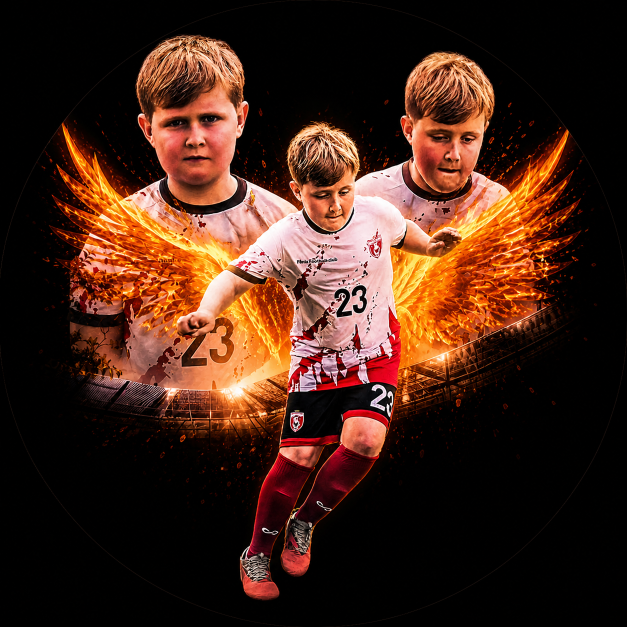
#> input picture fenix-football-wallpaper/original.jpg, 1254 x 1254 px, given in place of original.png, which was not available (shown at 1/2 size)
$ python enhance_original.py
#> lines starting #> are read from the running program, lines starting #| are printed output that depends on the picture; after the words box and inside, x2 and y2 are one past the last pixel; in counts of white or black regions, pixels touching at a corner belong together; pictures that were not available may be replaced by others from this repository, and a replacement may not be noted
#!/usr/bin/env python3
"""Professionally enhance the user's Fenix Football photo for iPhone 17 Pro Max."""

from __future__ import annotations

import sys
from pathlib import Path

import numpy as np
from PIL import Image, ImageChops, ImageDraw, ImageEnhance, ImageFilter, ImageOps

TARGET_W, TARGET_H = 1320, 2868
OUT_DIR = Path(__file__).resolve().parent


def find_original() -> Path:
    for name in ("original.png", "original.jpg", "original.jpeg", "original.webp"):
        path = OUT_DIR / name
        if path.exists():
            return path
#> in main, src is the input picture: PIL image 1254x1254 RGB; mean R, G, B 67.9, 37.6, 24.4
#| Source: (1254, 1254)
    raise FileNotFoundError("Add your photo as fenix-football-wallpaper/original.jpg")


def fit_portrait(
    src: Image.Image,
    width_pct: float = 0.72,
    height_pct: float = 0.48,
    vertical_anchor: float = 0.44,
) -> Image.Image:
    """
    Place artwork on portrait canvas.

    vertical_anchor: 0 = top, 0.5 = centre, 1 = bottom.
    Default 0.44 balances lock screen (clock at top) and home screen (icons mid).
    """
    max_w = int(TARGET_W * width_pct)
    max_h = int(TARGET_H * height_pct)
    scale = min(max_w / src.width, max_h / src.height)
    w, h = max(1, int(src.width * scale)), max(1, int(src.height * scale))
    artwork = src.resize((w, h), Image.Resampling.LANCZOS)

    canvas = Image.new("RGB", (TARGET_W, TARGET_H), (0, 0, 0))
    x = (TARGET_W - w) // 2
    free_y = TARGET_H - h
    y = int(free_y * vertical_anchor)
    canvas.paste(artwork, (x, y))
    return canvas


def rgb_to_hsv(arr: np.ndarray) -> np.ndarray:
    arr = arr.astype(np.float32) / 255.0
    r, g, b = arr[..., 0], arr[..., 1], arr[..., 2]
    mx = np.max(arr, axis=-1)
    mn = np.min(arr, axis=-1)
    diff = mx - mn + 1e-6
    h = np.zeros_like(mx)
    mask = mx == r
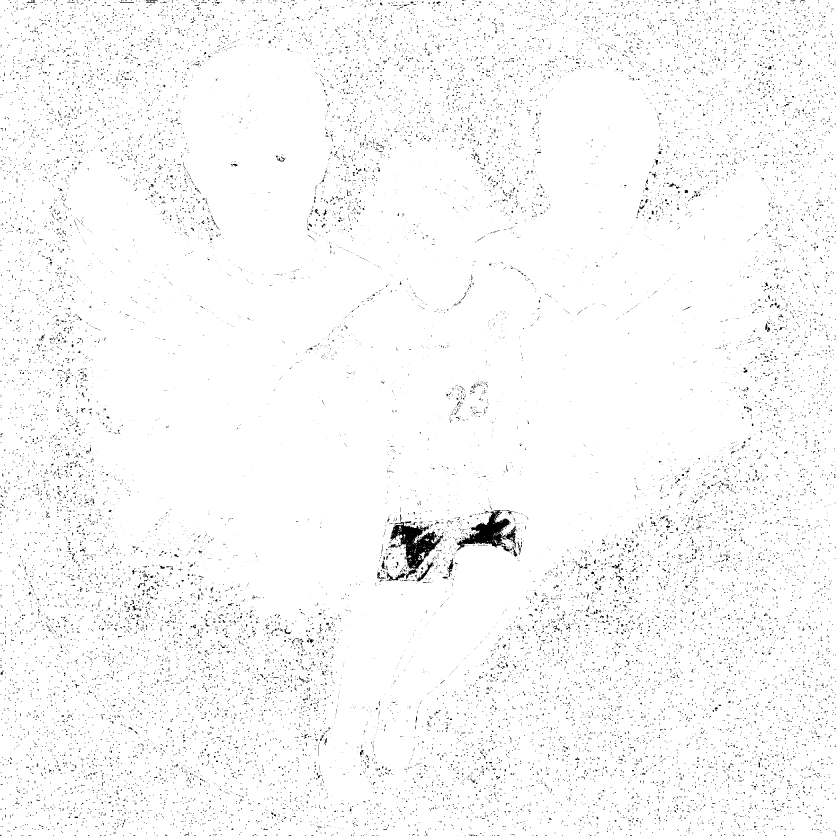
#> mask: shape (2508, 2508) bool (shown at 1/3 size); 97.6% white; black in thin lines or dots
    h[mask] = ((g - b)[mask] / diff[mask]) % 6
    mask = mx == g
#> mask: shape (2508, 2508) bool; 48.1% white; 5470 white regions (4846 under 20 px), largest, box (x1, y1, x2, y2) and area: (0, 627, 2508, 2508) 1321269, (636, 3, 2237, 703) 390834, (1368, 1422, 2508, 2508) 295971
    h[mask] = ((b - r)[mask] / diff[mask]) + 2
    mask = mx == b
#> mask: shape (2508, 2508) bool; 45.8% white; 5047 white regions (4420 under 20 px), largest, box (x1, y1, x2, y2) and area: (0, 632, 2508, 2508) 1243791, (293, 3, 2235, 702) 418373, (1374, 1390, 2508, 2508) 282852
    h[mask] = ((r - g)[mask] / diff[mask]) + 4
    h = h / 6.0
    s = diff / (mx + 1e-6)
    v = mx
    return np.stack([h, s, v], axis=-1)
#> in professional_grade, `warm = ((h < 0.12) | (h > 0.92)) & (s > 0.15) & (v > 0.08)`: warm: shape (2508, 2508) bool; 35% white; 1834 white regions (1149 under 20 px), largest, box (x1, y1, x2, y2) and area: (84, 137, 2350, 2402) 2121661, (1572, 1031, 1707, 1216) 4231, (1466, 914, 1530, 1035) 3525
#> in professional_grade, `dark = v < 0.18`: dark: shape (2508, 2508) bool; 64.5% white; 925 black regions (426 under 20 px), largest, box (x1, y1, x2, y2) and area: (196, 138, 2326, 2401) 2177887, (1159, 1648, 1216, 1729) 3610, (1480, 1537, 1547, 1646) 3439
#> in professional_grade, `mid = (v > 0.35) & (v < 0.85) & (s < 0.45)`: mid: shape (2508, 2508) bool; 0.44% white; 1263 white regions (1091 under 20 px), largest, box (x1, y1, x2, y2) and area: (976, 2222, 1069, 2321) 2883, (1202, 1495, 1264, 1545) 1503, (1176, 2128, 1238, 2211) 1349


def hsv_to_rgb(hsv: np.ndarray) -> np.ndarray:
    h, s, v = hsv[..., 0], hsv[..., 1], hsv[..., 2]
    i = np.floor(h * 6).astype(int)
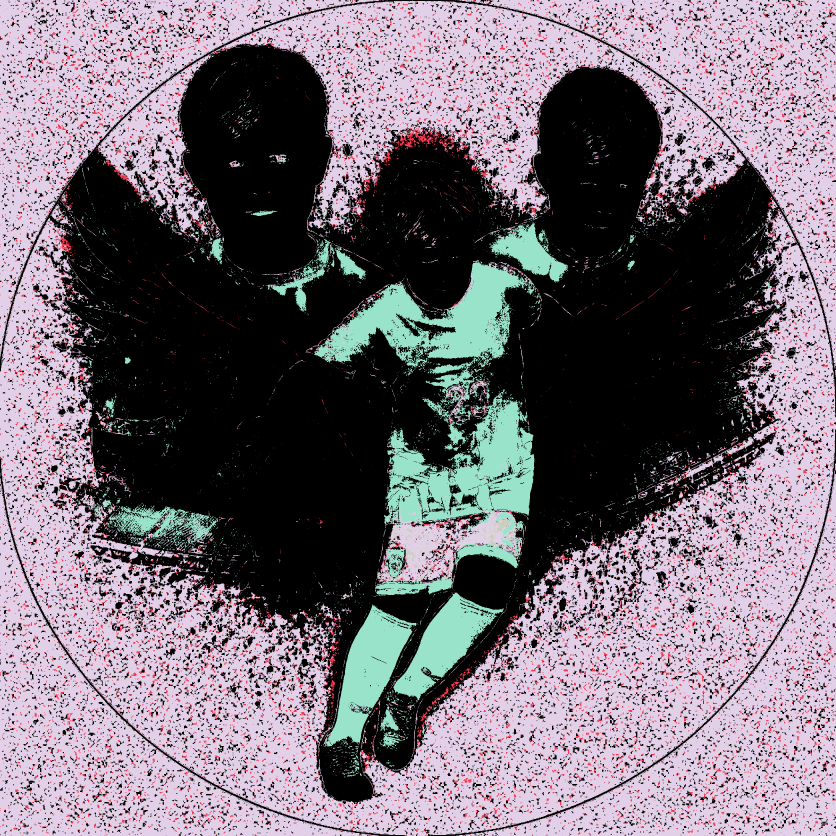
#> i: shape (2508, 2508) int64 (shown at 1/3 size); 6 distinct labels, from 0 to 5; one colour per label, 0 black
    f = h * 6 - i
    p = v * (1 - s)
    q = v * (1 - f * s)
    t = v * (1 - (1 - f) * s)
    out = np.zeros((*h.shape, 3), dtype=np.float32)
    for idx, (r, g, b) in enumerate([
        (v, t, p), (q, v, p), (p, v, t), (p, q, v), (t, p, v), (v, p, q),
    ]):
        m = i % 6 == idx
        out[m, 0], out[m, 1], out[m, 2] = r[m], g[m], b[m]
#> this loop made 6 passes
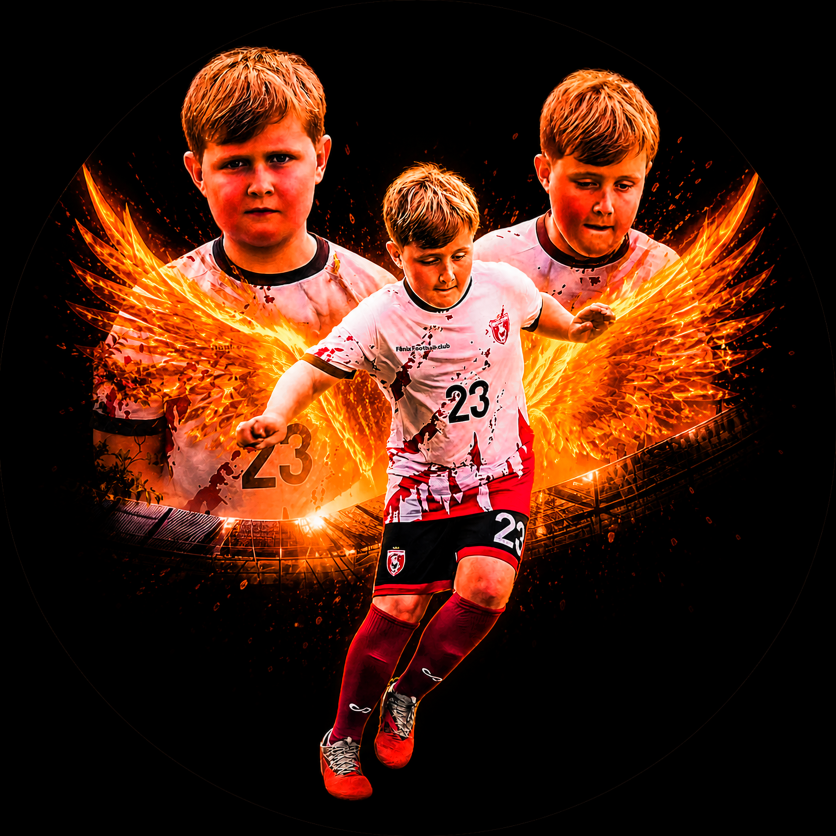
#> out: shape (2508, 2508, 3) float32 (shown at 1/3 size); mean of channels 0, 1, 2 0.289, 0.135, 0.0715; drawn as R, G, B
    return (np.clip(out, 0, 1) * 255).astype(np.uint8)


def professional_grade(img: Image.Image) -> Image.Image:
    """Visible polish: richer fire, deeper blacks, sharper subject, cinematic tone."""
    arr = np.array(img.convert("RGB"), dtype=np.float32)
    hsv = rgb_to_hsv(arr.astype(np.uint8))

    h, s, v = hsv[..., 0], hsv[..., 1], hsv[..., 2]

    # Boost warm fire / embers without touching neutral blacks.
    warm = ((h < 0.12) | (h > 0.92)) & (s > 0.15) & (v > 0.08)
    s[warm] = np.clip(s[warm] * 1.35, 0, 1)
    v[warm] = np.clip(v[warm] * 1.18, 0, 1)

    # Deepen shadows for punch (OLED-friendly).
    dark = v < 0.18
    v[dark] *= 0.72

    # Lift midtones on the white kit slightly.
    mid = (v > 0.35) & (v < 0.85) & (s < 0.45)
    v[mid] = np.clip(v[mid] * 1.06, 0, 1)

    graded = Image.fromarray(hsv_to_rgb(np.stack([h, s, v], axis=-1)))

    # Split-tone: warm highlights, cool shadow tint.
    warm_glow = Image.new("RGB", graded.size, (255, 140, 40))
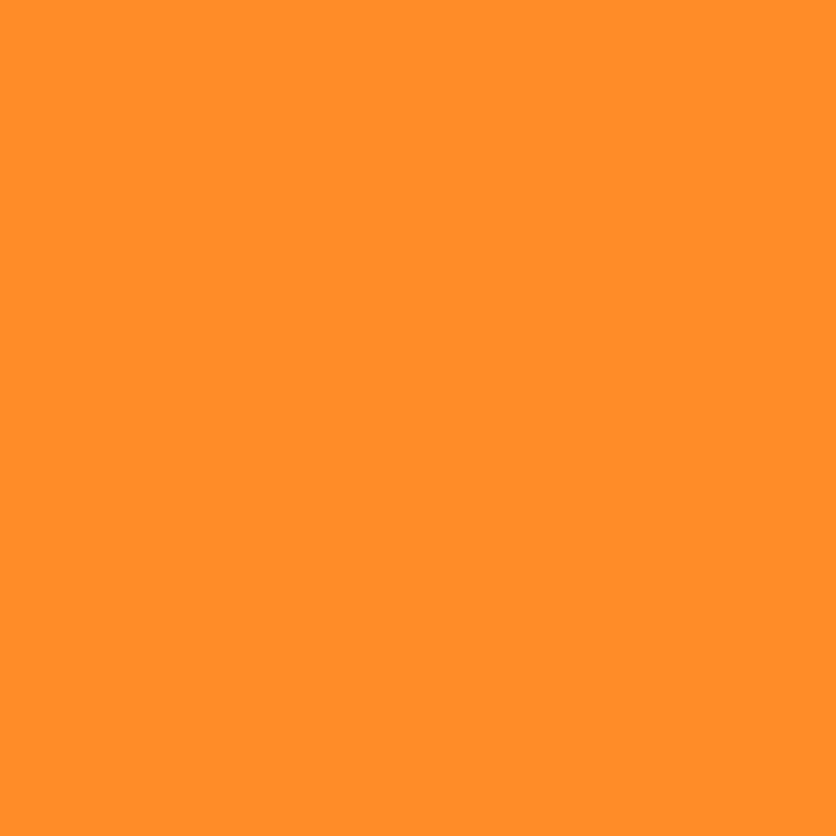
#> warm_glow: PIL image 2508x2508 RGB (shown at 1/3 size); mean R, G, B 255, 140, 40
    cool_shadow = Image.new("RGB", graded.size, (20, 30, 60))
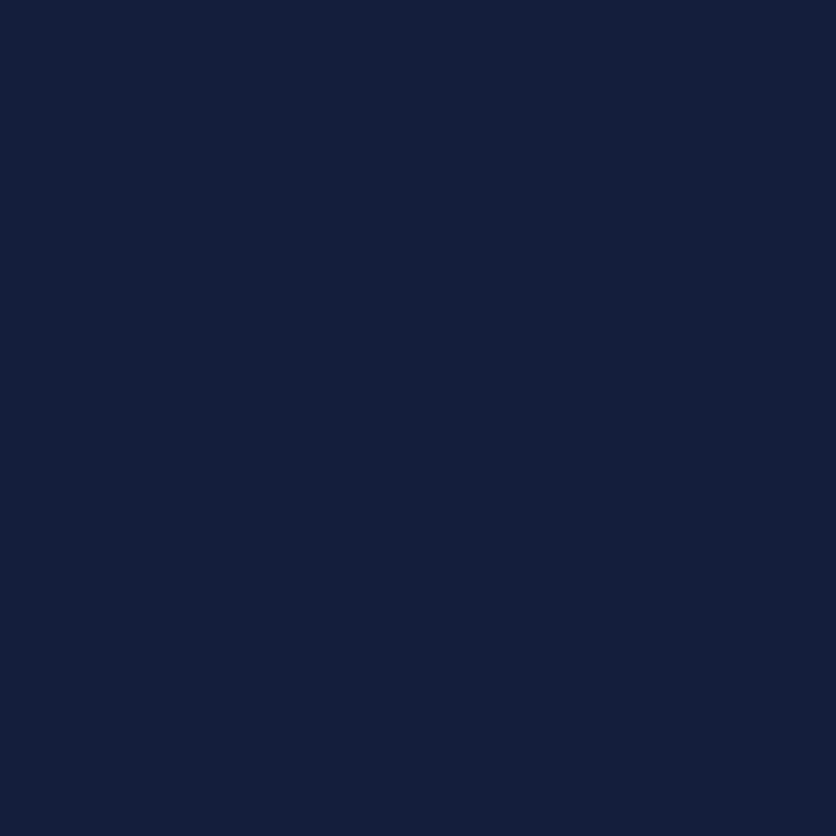
#> cool_shadow: PIL image 2508x2508 RGB (shown at 1/3 size); mean R, G, B 20, 30, 60
    lum = graded.convert("L")
    hi = lum.point(lambda p: int(max(0, (p - 140) * 1.8)))
    lo = lum.point(lambda p: int(max(0, (100 - p) * 1.2)))
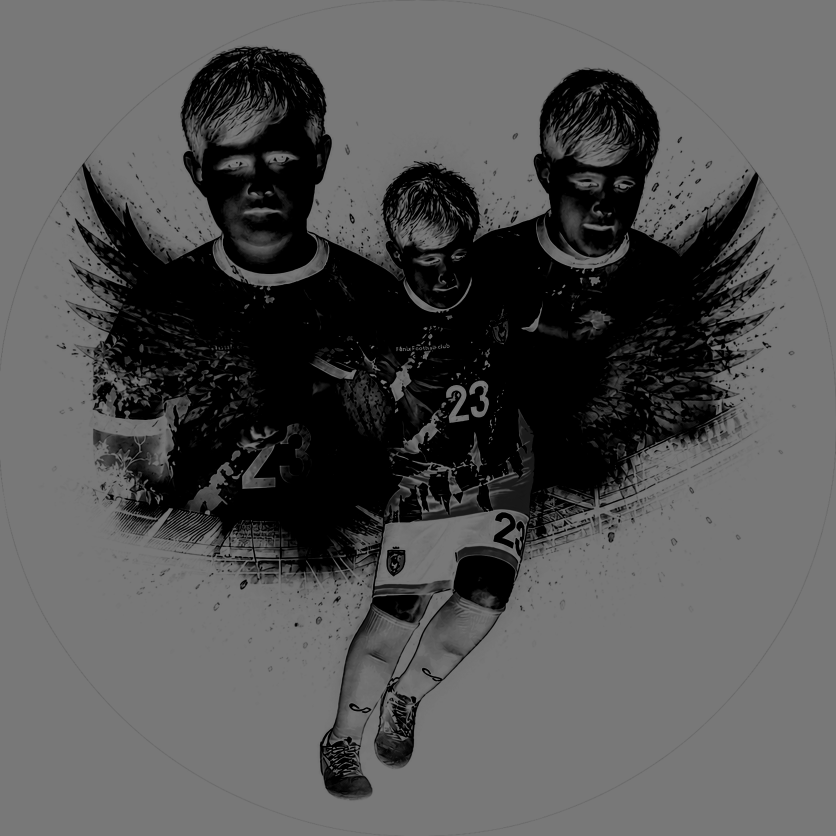
#> lo: PIL image 2508x2508 L (shown at 1/3 size); min 0, max 120, mean 83.9
    graded = Image.composite(warm_glow, graded, hi)
    graded = Image.composite(cool_shadow, graded, lo)

    graded = ImageEnhance.Contrast(graded).enhance(1.14)
    graded = ImageEnhance.Color(graded).enhance(1.12)
    return graded


def boost_fire_glow(img: Image.Image) -> Image.Image:
    """Make flames and stadium lights bloom — the hero energy of the poster."""
    arr = np.array(img.convert("RGB"), dtype=np.float32)
    r, g, b = arr[..., 0], arr[..., 1], arr[..., 2]
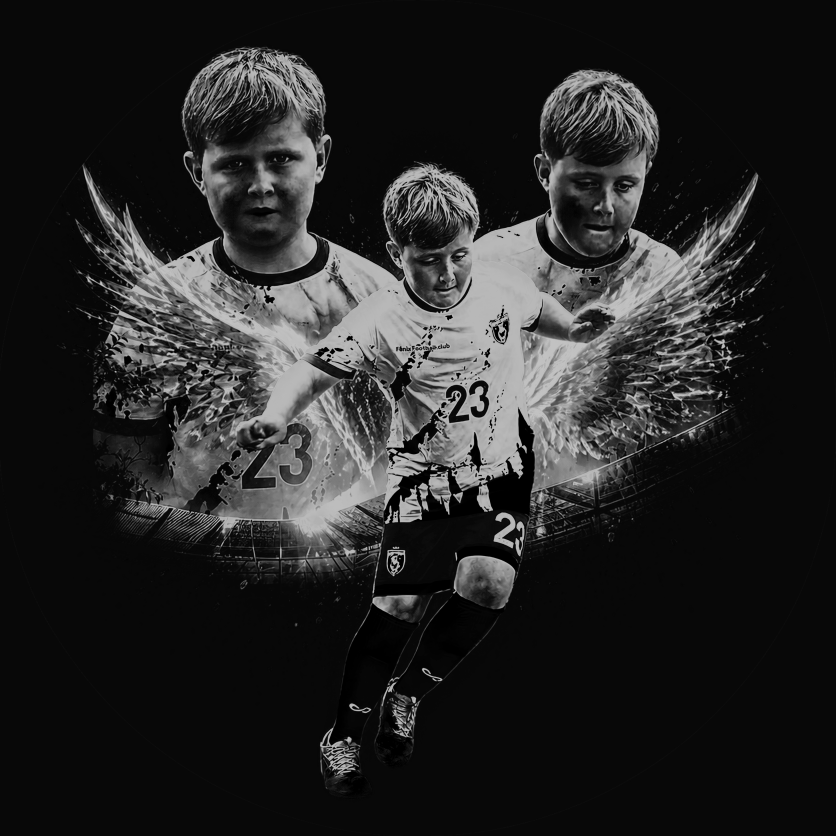
#> g: shape (2508, 2508) float32 (shown at 1/3 size); min 0, max 204, mean 37.5
    fire = (r > 90) & (g > 40) & (r > g) & (g > b * 0.7)
    glow = np.zeros_like(arr)
    glow[..., 0] = np.where(fire, r * 0.6, 0)
    glow[..., 1] = np.where(fire, g * 0.35, 0)
    glow[..., 2] = np.where(fire, b * 0.08, 0)
    glow_img = Image.fromarray(np.clip(glow, 0, 255).astype(np.uint8))
    glow_img = glow_img.filter(ImageFilter.GaussianBlur(12))
    return Image.blend(img, ImageChops.add(img, glow_img), 0.55)


def clarity_and_sharpen(img: Image.Image) -> Image.Image:
    """Crisp detail on jersey, face, and number."""
    blur = img.filter(ImageFilter.GaussianBlur(2.2))
    detail = ImageChops.subtract(img, blur)
    detail = ImageEnhance.Contrast(detail).enhance(1.6)
    sharp = ImageChops.add(img, detail)
    sharp = sharp.filter(ImageFilter.UnsharpMask(radius=1.8, percent=160, threshold=2))
    return ImageEnhance.Sharpness(sharp).enhance(1.2)


def subtle_depth_lighting(img: Image.Image) -> Image.Image:
    """Single-layer 3D feel: light from above-left, no duplicated layers."""
    w, h = img.size
#> w = 2508; h = 2508
    light = Image.new("RGBA", (w, h), (0, 0, 0, 0))
    draw = ImageDraw.Draw(light)
    draw.ellipse((-w * 0.2, -h * 0.35, w * 0.85, h * 0.55), fill=(255, 210, 140, 45))
    draw.ellipse((w * 0.15, h * 0.55, w * 1.1, h * 1.2), fill=(0, 0, 0, 80))
    light = light.filter(ImageFilter.GaussianBlur(40))
    result = Image.alpha_composite(img.convert("RGBA"), light)
    return result.convert("RGB")


def edge_vignette(img: Image.Image) -> Image.Image:
    w, h = img.size
#> w = 2508; h = 2508
    mask = Image.new("L", (w, h), 255)
    draw = ImageDraw.Draw(mask)
    draw.ellipse((-w * 0.05, -h * 0.02, w * 1.05, h * 1.02), fill=180)
    mask = mask.filter(ImageFilter.GaussianBlur(50))
    dark = Image.new("RGB", (w, h), (0, 0, 0))
    return Image.composite(img, dark, mask)


def supersample_enhance(src: Image.Image) -> Image.Image:
    """2× supersample for cleaner detail, then fit centered on portrait canvas."""
    big = src.resize((src.width * 2, src.height * 2), Image.Resampling.LANCZOS)
    big = professional_grade(big)
    big = boost_fire_glow(big)
    big = clarity_and_sharpen(big)
    big = subtle_depth_lighting(big)
    big = edge_vignette(big)
    return fit_portrait(big)


def main() -> int:
    src = ImageOps.exif_transpose(Image.open(find_original()))
    print(f"Source: {src.size}")

    enhanced = supersample_enhance(src.convert("RGB"))

    out_png = OUT_DIR / "fenix-both-screens-iphone17.png"
    out_jpg = OUT_DIR / "fenix-both-screens-iphone17.jpg"
    enhanced.save(out_png, "PNG", optimize=True, dpi=(460, 460))
    enhanced.save(out_jpg, "JPEG", quality=94, optimize=True, dpi=(460, 460))

    print(f"Saved: {out_png} ({enhanced.size})")
#| Saved: fenix-football-wallpaper/fenix-both-screens-iphone17.png ((1320, 2868))
    print(f"Optimised for lock screen + home screen (anchor 44%, 72% width)")
    print(f"Saved: {out_jpg}")
    return 0


if __name__ == "__main__":
    sys.exit(main())
#> (the program exits here)
